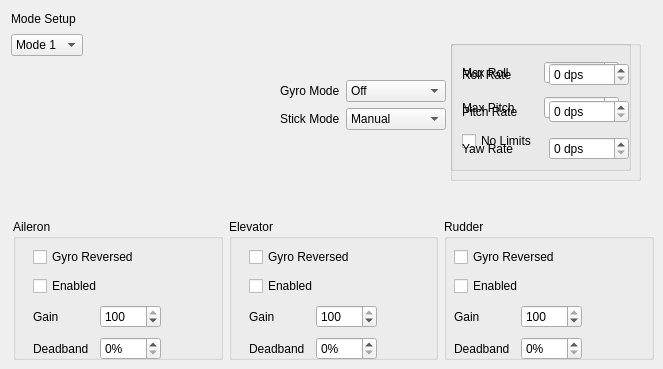
           <widget class="QWidget" name="modePage">
            <widget class="QLabel" name="label_10">
             <property name="geometry">
              <rect>
               <x>11</x>
               <y>11</y>
               <width>68</width>
               <height>16</height>
              </rect>
             </property>
             <property name="text">
              <string>Mode Setup</string>
             </property>
            </widget>
            <widget class="QComboBox" name="modeCB">
             <property name="geometry">
              <rect>
               <x>11</x>
               <y>34</y>
               <width>72</width>
               <height>22</height>
              </rect>
             </property>
             <item>
              <property name="text">
               <string>Mode 1</string>
              </property>
             </item>
             <item>
              <property name="text">
               <string>Mode 2</string>
              </property>
             </item>
             <item>
              <property name="text">
               <string>Mode 3</string>
              </property>
             </item>
            </widget>
            <widget class="QLEDWidget" name="ledWidget" native="true">
             <property name="geometry">
              <rect>
               <x>11</x>
               <y>63</y>
               <width>72</width>
               <height>67</height>
              </rect>
             </property>
             <property name="sizePolicy">
              <sizepolicy hsizetype="Preferred" vsizetype="Preferred">
               <horstretch>0</horstretch>
               <verstretch>0</verstretch>
              </sizepolicy>
             </property>
             <property name="minimumSize">
              <size>
               <width>60</width>
               <height>35</height>
              </size>
             </property>
            </widget>
            <widget class="QGroupBox" name="maxGroupBox">
             <property name="geometry">
              <rect>
               <x>450</x>
               <y>40</y>
               <width>181</width>
               <height>131</height>
              </rect>
             </property>
             <property name="title">
              <string/>
             </property>
             <layout class="QGridLayout" name="gridLayout">
              <item row="1" column="0">
               <widget class="QLabel" name="label_42">
                <property name="text">
                 <string>Max Roll</string>
                </property>
               </widget>
              </item>
              <item row="2" column="0">
               <widget class="QLabel" name="label_43">
                <property name="text">
                 <string>Max Pitch</string>
                </property>
               </widget>
              </item>
              <item row="2" column="2">
               <widget class="QSpinBox" name="maxPitchSpin">
                <property name="suffix">
                 <string>°</string>
                </property>
                <property name="minimum">
                 <number>10</number>
                </property>
                <property name="maximum">
                 <number>91</number>
                </property>
               </widget>
              </item>
              <item row="1" column="2">
               <widget class="QSpinBox" name="maxRotationSpin">
                <property name="suffix">
                 <string>°</string>
                </property>
                <property name="minimum">
                 <number>10</number>
                </property>
                <property name="maximum">
                 <number>181</number>
                </property>
               </widget>
              </item>
              <item row="3" column="0">
               <widget class="QCheckBox" name="noLimitsCheckBox">
                <property name="text">
                 <string>No Limits</string>
                </property>
               </widget>
              </item>
             </layout>
            </widget>
            <widget class="QGroupBox" name="rateGroupBox">
             <property name="geometry">
              <rect>
               <x>450</x>
               <y>40</y>
               <width>191</width>
               <height>141</height>
              </rect>
             </property>
             <property name="title">
              <string/>
             </property>
             <layout class="QGridLayout" name="gridLayout_11">
              <item row="0" column="0">
               <widget class="QLabel" name="label_47">
                <property name="text">
                 <string>Roll Rate</string>
                </property>
               </widget>
              </item>
              <item row="0" column="1">
               <widget class="QSpinBox" name="rollRateSpin">
                <property name="suffix">
                 <string> dps</string>
                </property>
                <property name="maximum">
                 <number>2000</number>
                </property>
               </widget>
              </item>
              <item row="1" column="0">
               <widget class="QLabel" name="label_48">
                <property name="text">
                 <string>Pitch Rate</string>
                </property>
               </widget>
              </item>
              <item row="1" column="1">
               <widget class="QSpinBox" name="pitchRateSpin">
                <property name="suffix">
                 <string> dps</string>
                </property>
                <property name="maximum">
                 <number>2000</number>
                </property>
               </widget>
              </item>
              <item row="2" column="0">
               <widget class="QLabel" name="label_49">
                <property name="text">
                 <string>Yaw Rate</string>
                </property>
               </widget>
              </item>
              <item row="2" column="1">
               <widget class="QSpinBox" name="yawRateSpin">
                <property name="suffix">
                 <string> dps</string>
                </property>
                <property name="maximum">
                 <number>2000</number>
                </property>
               </widget>
              </item>
             </layout>
            </widget>
            <widget class="QWidget" name="layoutWidget">
             <property name="geometry">
              <rect>
               <x>280</x>
               <y>80</y>
               <width>166</width>
               <height>61</height>
              </rect>
             </property>
             <layout class="QFormLayout" name="formLayout_7">
              <item row="0" column="0">
               <widget class="QLabel" name="label_15">
                <property name="text">
                 <string>Gyro Mode</string>
                </property>
               </widget>
              </item>
              <item row="0" column="1">
               <widget class="QComboBox" name="gyroModeCB">
                <item>
                 <property name="text">
                  <string>Off</string>
                 </property>
                </item>
                <item>
                 <property name="text">
                  <string>Normal</string>
                 </property>
                </item>
                <item>
                 <property name="text">
                  <string>AVCS</string>
                 </property>
                </item>
                <item>
                 <property name="text">
                  <string>Auto Level</string>
                 </property>
                </item>
                <item>
                 <property name="text">
                  <string>Auto Hover</string>
                 </property>
                </item>
               </widget>
              </item>
              <item row="1" column="1">
               <widget class="QComboBox" name="stickModeCB">
                <item>
                 <property name="text">
                  <string>Manual</string>
                 </property>
                </item>
                <item>
                 <property name="text">
                  <string>Auto</string>
                 </property>
                </item>
               </widget>
              </item>
              <item row="1" column="0">
               <widget class="QLabel" name="label_16">
                <property name="text">
                 <string>Stick Mode</string>
                </property>
               </widget>
              </item>
             </layout>
            </widget>
            <widget class="QWidget" name="layoutWidget">
             <property name="geometry">
              <rect>
               <x>13</x>
               <y>219</y>
               <width>641</width>
               <height>141</height>
              </rect>
             </property>
             <layout class="QHBoxLayout" name="horizontalLayout_7">
              <item>
               <widget class="QGroupBox" name="ailGroupBox">
                <property name="title">
                 <string>Aileron</string>
                </property>
                <widget class="QWidget" name="layoutWidget">
                 <property name="geometry">
                  <rect>
                   <x>20</x>
                   <y>20</y>
                   <width>128</width>
                   <height>125</height>
                  </rect>
                 </property>
                 <layout class="QVBoxLayout" name="verticalLayout_5">
                  <property name="topMargin">
                   <number>5</number>
                  </property>
                  <item>
                   <widget class="QCheckBox" name="ailReverseCB">
                    <property name="text">
                     <string>Gyro Reversed</string>
                    </property>
                   </widget>
                  </item>
                  <item>
                   <widget class="QCheckBox" name="ailEnabledCB">
                    <property name="text">
                     <string>Enabled</string>
                    </property>
                   </widget>
                  </item>
                  <item>
                   <layout class="QHBoxLayout" name="horizontalLayout">
                    <item>
                     <widget class="QLabel" name="label_20">
                      <property name="text">
                       <string>Gain</string>
                      </property>
                     </widget>
                    </item>
                    <item>
                     <widget class="QSpinBox" name="ailGainSpin">
                      <property name="sizePolicy">
                       <sizepolicy hsizetype="Minimum" vsizetype="Fixed">
                        <horstretch>0</horstretch>
                        <verstretch>0</verstretch>
                       </sizepolicy>
                      </property>
                      <property name="minimumSize">
                       <size>
                        <width>50</width>
                        <height>0</height>
                       </size>
                      </property>
                      <property name="buttonSymbols">
                       <enum>QAbstractSpinBox::UpDownArrows</enum>
                      </property>
                      <property name="maximum">
                       <number>100</number>
                      </property>
                      <property name="value">
                       <number>100</number>
                      </property>
                     </widget>
                    </item>
                   </layout>
                  </item>
                  <item>
                   <layout class="QHBoxLayout" name="horizontalLayout_2">
                    <item>
                     <widget class="QLabel" name="label_21">
                      <property name="text">
                       <string>Deadband</string>
                      </property>
                     </widget>
                    </item>
                    <item>
                     <widget class="QSpinBox" name="ailDeadbandSpin">
                      <property name="minimumSize">
                       <size>
                        <width>60</width>
                        <height>0</height>
                       </size>
                      </property>
                      <property name="suffix">
                       <string>%</string>
                      </property>
                      <property name="maximum">
                       <number>20</number>
                      </property>
                      <property name="value">
                       <number>0</number>
                      </property>
                     </widget>
                    </item>
                   </layout>
                  </item>
                 </layout>
                </widget>
               </widget>
              </item>
              <item>
               <widget class="QGroupBox" name="elevGroupBox">
                <property name="title">
                 <string>Elevator</string>
                </property>
                <widget class="QWidget" name="layoutWidget">
                 <property name="geometry">
                  <rect>
                   <x>20</x>
                   <y>20</y>
                   <width>128</width>
                   <height>125</height>
                  </rect>
                 </property>
                 <layout class="QVBoxLayout" name="verticalLayout_6">
                  <property name="topMargin">
                   <number>5</number>
                  </property>
                  <item>
                   <widget class="QCheckBox" name="elevReverseCB">
                    <property name="text">
                     <string>Gyro Reversed</string>
                    </property>
                   </widget>
                  </item>
                  <item>
                   <widget class="QCheckBox" name="elevEnabledCB">
                    <property name="text">
                     <string>Enabled</string>
                    </property>
                   </widget>
                  </item>
                  <item>
                   <layout class="QHBoxLayout" name="horizontalLayout_3">
                    <item>
                     <widget class="QLabel" name="label_22">
                      <property name="text">
                       <string>Gain</string>
                      </property>
                     </widget>
                    </item>
                    <item>
                     <widget class="QSpinBox" name="elevGainSpin">
                      <property name="sizePolicy">
                       <sizepolicy hsizetype="Minimum" vsizetype="Fixed">
                        <horstretch>0</horstretch>
                        <verstretch>0</verstretch>
                       </sizepolicy>
                      </property>
                      <property name="minimumSize">
                       <size>
                        <width>50</width>
                        <height>0</height>
                       </size>
                      </property>
                      <property name="buttonSymbols">
                       <enum>QAbstractSpinBox::UpDownArrows</enum>
                      </property>
                      <property name="maximum">
                       <number>100</number>
                      </property>
                      <property name="value">
                       <number>100</number>
                      </property>
                     </widget>
                    </item>
                   </layout>
                  </item>
                  <item>
                   <layout class="QHBoxLayout" name="horizontalLayout_4">
                    <item>
                     <widget class="QLabel" name="label_23">
                      <property name="text">
                       <string>Deadband</string>
                      </property>
                     </widget>
                    </item>
                    <item>
                     <widget class="QSpinBox" name="elevDeadbandSpin">
                      <property name="minimumSize">
                       <size>
                        <width>60</width>
                        <height>0</height>
                       </size>
                      </property>
                      <property name="suffix">
                       <string>%</string>
                      </property>
                      <property name="maximum">
                       <number>20</number>
                      </property>
                      <property name="value">
                       <number>0</number>
                      </property>
                     </widget>
                    </item>
                   </layout>
                  </item>
                 </layout>
                </widget>
               </widget>
              </item>
              <item>
               <widget class="QGroupBox" name="rudGroupBox">
                <property name="title">
                 <string>Rudder</string>
                </property>
                <widget class="QWidget" name="layoutWidget">
                 <property name="geometry">
                  <rect>
                   <x>10</x>
                   <y>20</y>
                   <width>128</width>
                   <height>125</height>
                  </rect>
                 </property>
                 <layout class="QVBoxLayout" name="verticalLayout_7">
                  <property name="topMargin">
                   <number>5</number>
                  </property>
                  <item>
                   <widget class="QCheckBox" name="rudReverseCB">
                    <property name="text">
                     <string>Gyro Reversed</string>
                    </property>
                   </widget>
                  </item>
                  <item>
                   <widget class="QCheckBox" name="rudEnabledCB">
                    <property name="text">
                     <string>Enabled</string>
                    </property>
                   </widget>
                  </item>
                  <item>
                   <layout class="QHBoxLayout" name="horizontalLayout_5">
                    <item>
                     <widget class="QLabel" name="label_24">
                      <property name="text">
                       <string>Gain</string>
                      </property>
                     </widget>
                    </item>
                    <item>
                     <widget class="QSpinBox" name="rudGainSpin">
                      <property name="sizePolicy">
                       <sizepolicy hsizetype="Minimum" vsizetype="Fixed">
                        <horstretch>0</horstretch>
                        <verstretch>0</verstretch>
                       </sizepolicy>
                      </property>
                      <property name="minimumSize">
                       <size>
                        <width>50</width>
                        <height>0</height>
                       </size>
                      </property>
                      <property name="buttonSymbols">
                       <enum>QAbstractSpinBox::UpDownArrows</enum>
                      </property>
                      <property name="maximum">
                       <number>100</number>
                      </property>
                      <property name="value">
                       <number>100</number>
                      </property>
                     </widget>
                    </item>
                   </layout>
                  </item>
                  <item>
                   <layout class="QHBoxLayout" name="horizontalLayout_6">
                    <item>
                     <widget class="QLabel" name="label_25">
                      <property name="text">
                       <string>Deadband</string>
                      </property>
                     </widget>
                    </item>
                    <item>
                     <widget class="QSpinBox" name="rudDeadbandSpin">
                      <property name="minimumSize">
                       <size>
                        <width>60</width>
                        <height>0</height>
                       </size>
                      </property>
                      <property name="suffix">
                       <string>%</string>
                      </property>
                      <property name="maximum">
                       <number>20</number>
                      </property>
                      <property name="value">
                       <number>0</number>
                      </property>
                     </widget>
                    </item>
                   </layout>
                  </item>
                 </layout>
                </widget>
               </widget>
              </item>
             </layout>
            </widget>
           </widget>
